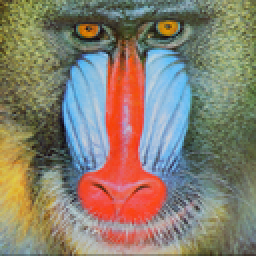
#> input picture baboon.png, 128 x 128 px (shown 2 times larger)
$ python collage.py
#> lines starting #> are read from the running program, lines starting #| are printed output that depends on the picture
### negative.py
# -*- coding: utf-8 -*-
"""
Created on Fri Mar 21 13:00:52 2014

@author: d1v8
"""
from PIL import Image

def neg_rgb(tuple_in):
    """(tuple)-> tuple

    Precondition: input must be a list or tuple of numbers

    Returns the negative rgb values as a tuple

    >>> neg_rgb((0, 55, 100))
    (255, 200, 155)

    >>> neg_rgb([155, 10, 200])
    (100, 245, 55)

    """
    list_in = list(tuple_in)
    neg = []
    for i in list_in:
        i = 255 - i
        neg.append(i)
    neg = tuple(neg)
    return neg

image = Image.open("baboon.png")
#> image is the input picture: PIL image 128x128 RGB; mean R, G, B 135.8, 127.2, 111.5

width = image.size[0]
#> width = 128
height = image.size[1]
#> height = 128

for x in range(width):
    for y in range(height):
        get_rgb = image.getpixel((x,y))
        new_rgb = neg_rgb(get_rgb)
        image.putpixel((x,y), new_rgb)
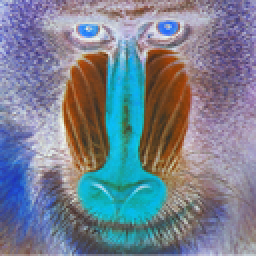
#> image: PIL image 128x128 RGB (shown 2 times larger); mean R, G, B 119.2, 127.8, 143.5

image.save("baboon_neg.png")

### grey.py
# -*- coding: utf-8 -*-
"""
Created on Fri Mar 21 13:00:52 2014

@author: d1v8
"""
from __future__ import print_function, division
from PIL import Image

def average_rgb(tuple_in):
    """(tuple)-> int

    Precondition: input must be a list or tuple of numbers

    Returns the average of the sum of the tuple or list.

    >>> average_rgb((0, 1, 2, 3, 4))
    2

    >>> average_rgb([0, 1, 2, 3, 4])
    2

    """
    list_in = list(tuple_in)
    sum = 0
    total = len(list_in)
    for i in list_in:
        sum += i
    average = int(sum/total)
    return average

image = Image.open("test_image.jpg")
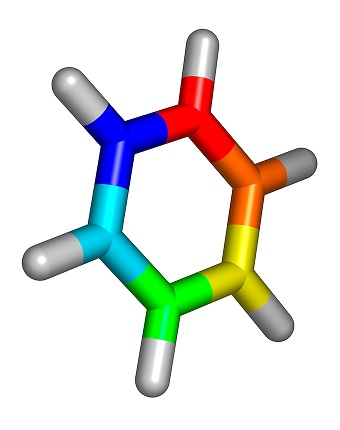
#> input picture test_image.jpg, 340 x 430 px
#> image is the input picture: PIL image 340x430 RGB; mean R, G, B 224.5, 226.6, 221.6

width = image.size[0]
height = image.size[1]

for x in range(width):
    for y in range(height):
        get_rgb = image.getpixel((x,y))
        new_grey = average_rgb(get_rgb)
        new_rgb = (new_grey, new_grey, new_grey)
        image.putpixel((x,y), new_rgb)
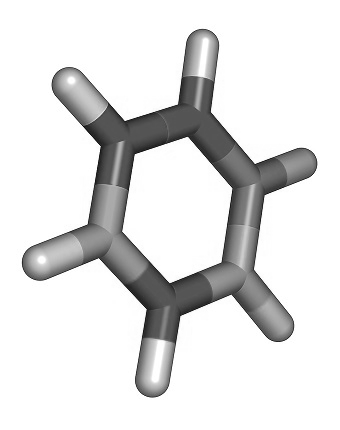
#> image: PIL image 340x430 RGB; min 9, max 255, mean 224.2

image.save("grey_image.png")

### collage.py
from PIL import Image

import negative
import grey

def channel_zero(pixels, channel_off):
    rgb = image.getpixel(pixels)
    rgb = list(rgb)
    rgb[channel_off] = 0
    rgb = tuple(rgb)
    return rgb

image = Image.open("test_image.jpg")

width = image.size[0]
height = image.size[1]

for x in range(width):
    for y in range(height):
        if x <= (width/2) and y <= (height/2):
            pix = image.getpixel((x,y))
            neg = negative.neg_rgb(pix)
            image.putpixel((x,y), neg)
        elif x <= (width/2) and y > (height/2):
            no_green = channel_zero((x,y), 1)
            image.putpixel((x,y), no_green)
        elif x > (width/2) and y > (height/2):
            pix = image.getpixel((x,y))
            avg = grey.average_rgb(pix)
            image.putpixel((x,y), (avg, avg,avg))
        elif x > (width/2) and y <(height/2):
            pix = image.getpixel((x,y))
            no_blue = channel_zero((x,y), 2)
            image.putpixel((x,y), no_blue)
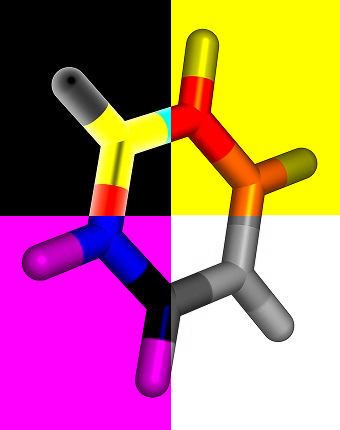
#> image: PIL image 340x430 RGB; mean R, G, B 178.6, 117.8, 116.4


image.save("collage.png")
